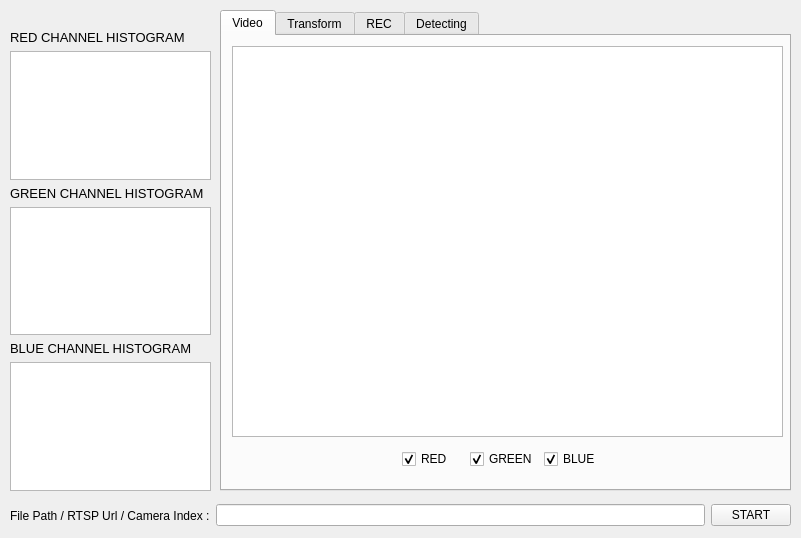
<?xml version="1.0" encoding="UTF-8"?>
<ui version="4.0">
 <class>MainWindow</class>
 <widget class="QMainWindow" name="MainWindow">
  <property name="geometry">
   <rect>
    <x>0</x>
    <y>0</y>
    <width>801</width>
    <height>538</height>
   </rect>
  </property>
  <property name="windowTitle">
   <string>MainWindow</string>
  </property>
  <widget class="QWidget" name="centralwidget">
   <widget class="QWidget" name="gridLayoutWidget">
    <property name="geometry">
     <rect>
      <x>10</x>
      <y>30</y>
      <width>201</width>
      <height>461</height>
     </rect>
    </property>
    <layout class="QGridLayout" name="gridLayout">
     <item row="2" column="0">
      <widget class="QLabel" name="label_2">
       <property name="font">
        <font>
         <pointsize>10</pointsize>
        </font>
       </property>
       <property name="text">
        <string>GREEN CHANNEL HISTOGRAM</string>
       </property>
      </widget>
     </item>
     <item row="6" column="0">
      <widget class="QGraphicsView" name="graphicsView_B"/>
     </item>
     <item row="0" column="0">
      <widget class="QLabel" name="label">
       <property name="font">
        <font>
         <pointsize>10</pointsize>
        </font>
       </property>
       <property name="text">
        <string>RED CHANNEL HISTOGRAM</string>
       </property>
      </widget>
     </item>
     <item row="3" column="0">
      <widget class="QGraphicsView" name="graphicsView_G"/>
     </item>
     <item row="1" column="0">
      <widget class="QGraphicsView" name="graphicsView_R"/>
     </item>
     <item row="5" column="0">
      <widget class="QLabel" name="label_3">
       <property name="font">
        <font>
         <pointsize>10</pointsize>
        </font>
       </property>
       <property name="text">
        <string>BLUE CHANNEL HISTOGRAM</string>
       </property>
      </widget>
     </item>
    </layout>
   </widget>
   <widget class="QTabWidget" name="tabWidget">
    <property name="geometry">
     <rect>
      <x>220</x>
      <y>10</y>
      <width>571</width>
      <height>481</height>
     </rect>
    </property>
    <property name="currentIndex">
     <number>0</number>
    </property>
    <widget class="QWidget" name="tabVideo">
     <attribute name="title">
      <string>Video</string>
     </attribute>
     <widget class="QGraphicsView" name="graphicsView_Video">
      <property name="geometry">
       <rect>
        <x>10</x>
        <y>10</y>
        <width>551</width>
        <height>391</height>
       </rect>
      </property>
     </widget>
     <widget class="QWidget" name="horizontalLayoutWidget_5">
      <property name="geometry">
       <rect>
        <x>180</x>
        <y>410</y>
        <width>204</width>
        <height>26</height>
       </rect>
      </property>
      <layout class="QHBoxLayout" name="horizontalLayout_5">
       <item>
        <widget class="QCheckBox" name="checkBox_R">
         <property name="text">
          <string>RED</string>
         </property>
         <property name="checked">
          <bool>true</bool>
         </property>
        </widget>
       </item>
       <item>
        <widget class="QCheckBox" name="checkBox_G">
         <property name="text">
          <string>GREEN</string>
         </property>
         <property name="checked">
          <bool>true</bool>
         </property>
        </widget>
       </item>
       <item>
        <widget class="QCheckBox" name="checkBox_B">
         <property name="text">
          <string>BLUE</string>
         </property>
         <property name="checked">
          <bool>true</bool>
         </property>
        </widget>
       </item>
      </layout>
     </widget>
    </widget>
    <widget class="QWidget" name="tabTransform">
     <attribute name="title">
      <string>Transform</string>
     </attribute>
     <widget class="QGraphicsView" name="graphicsView_trans">
      <property name="geometry">
       <rect>
        <x>10</x>
        <y>10</y>
        <width>551</width>
        <height>391</height>
       </rect>
      </property>
     </widget>
     <widget class="QWidget" name="horizontalLayoutWidget_4">
      <property name="geometry">
       <rect>
        <x>60</x>
        <y>410</y>
        <width>441</width>
        <height>31</height>
       </rect>
      </property>
      <layout class="QHBoxLayout" name="horizontalLayout_4">
       <item>
        <widget class="QSlider" name="horizontalSlider_trans">
         <property name="orientation">
          <enum>Qt::Horizontal</enum>
         </property>
        </widget>
       </item>
      </layout>
     </widget>
     <widget class="QDial" name="dial">
      <property name="geometry">
       <rect>
        <x>460</x>
        <y>300</y>
        <width>101</width>
        <height>101</height>
       </rect>
      </property>
     </widget>
    </widget>
    <widget class="QWidget" name="tabREC">
     <attribute name="title">
      <string>REC</string>
     </attribute>
     <widget class="QGraphicsView" name="graphicsView_rec">
      <property name="geometry">
       <rect>
        <x>10</x>
        <y>10</y>
        <width>551</width>
        <height>391</height>
       </rect>
      </property>
     </widget>
     <widget class="QWidget" name="horizontalLayoutWidget_2">
      <property name="geometry">
       <rect>
        <x>10</x>
        <y>410</y>
        <width>551</width>
        <height>31</height>
       </rect>
      </property>
      <layout class="QHBoxLayout" name="horizontalLayout_2">
       <item>
        <widget class="QRadioButton" name="radioButton">
         <property name="text">
          <string>Brightness</string>
         </property>
        </widget>
       </item>
       <item>
        <widget class="QLabel" name="label_5">
         <property name="text">
          <string>PATH</string>
         </property>
        </widget>
       </item>
       <item>
        <widget class="QLineEdit" name="lineEdit_path"/>
       </item>
       <item>
        <widget class="QPushButton" name="Button_rec">
         <property name="text">
          <string>REC</string>
         </property>
        </widget>
       </item>
       <item>
        <widget class="QPushButton" name="Button_capture">
         <property name="text">
          <string>Capture</string>
         </property>
        </widget>
       </item>
      </layout>
     </widget>
    </widget>
    <widget class="QWidget" name="tabDetecting">
     <attribute name="title">
      <string>Detecting</string>
     </attribute>
     <widget class="QGraphicsView" name="graphicsView_detecting">
      <property name="geometry">
       <rect>
        <x>10</x>
        <y>10</y>
        <width>551</width>
        <height>391</height>
       </rect>
      </property>
     </widget>
     <widget class="QWidget" name="horizontalLayoutWidget_3">
      <property name="geometry">
       <rect>
        <x>10</x>
        <y>410</y>
        <width>551</width>
        <height>31</height>
       </rect>
      </property>
      <layout class="QHBoxLayout" name="horizontalLayout_3">
       <item>
        <widget class="QPushButton" name="Button_FACE">
         <property name="text">
          <string>FACE</string>
         </property>
        </widget>
       </item>
       <item>
        <widget class="QPushButton" name="pushButton_3">
         <property name="text">
          <string>CAR</string>
         </property>
        </widget>
       </item>
       <item>
        <widget class="QPushButton" name="Button_LINE">
         <property name="text">
          <string>LINE</string>
         </property>
        </widget>
       </item>
      </layout>
     </widget>
    </widget>
   </widget>
   <widget class="QWidget" name="horizontalLayoutWidget">
    <property name="geometry">
     <rect>
      <x>10</x>
      <y>500</y>
      <width>781</width>
      <height>31</height>
     </rect>
    </property>
    <layout class="QHBoxLayout" name="horizontalLayout">
     <item>
      <widget class="QLabel" name="label_4">
       <property name="text">
        <string>File Path / RTSP Url / Camera Index :</string>
       </property>
      </widget>
     </item>
     <item>
      <widget class="QLineEdit" name="videoEdit"/>
     </item>
     <item>
      <widget class="QPushButton" name="Button_start">
       <property name="text">
        <string>START</string>
       </property>
      </widget>
     </item>
    </layout>
   </widget>
  </widget>
 </widget>
 <resources/>
 <connections/>
</ui>
